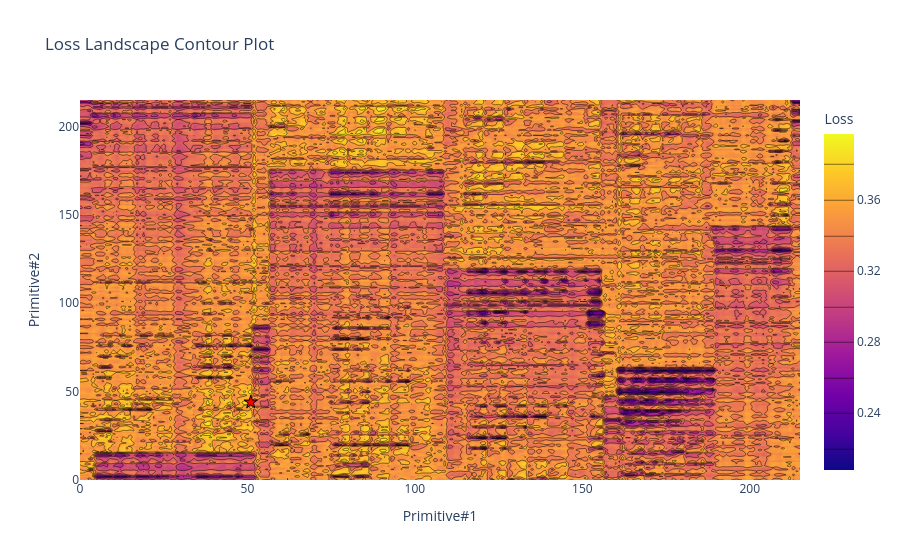

The notebook cell this image was saved under:
### Code cell
# Directory containing the tensors
loss_dir = path.join(RESULTS_DIR, 'loss_visualizer')

# List all tensor files in the directory
tensor_files = [f for f in os.listdir(loss_dir) if f.endswith('.pt')]

# Load and stack tensors
stacked_loss = torch.cat([torch.load(path.join(loss_dir, f), map_location=DEVICE) for f in sorted(tensor_files)], dim=0).cpu()

print("Stacked loss shape:", stacked_loss.shape)
plot_contour(stacked_loss)

### Figure 1 — Plotly figure (JSON) as saved in the notebook; plotly's stock layout.template omitted (floating-point values rounded to 4 significant figures; data arrays with more than 128 entries replaced by an {"elided": "..."} marker saying what was removed)
{"data": [{"colorbar": {"title": {"text": "Loss"}}, "contours": {"coloring": "heatmap"}, "line": {"smoothing": 0.85}, "type": "contour", "x": {"elided": "46656 int values"}, "y": {"elided": "46656 int values"}, "z": {"elided": "216x216 float values"}}, {"hoverinfo": "text", "hovertext": ["x: 51<br>y: 44<br>z: 0.40"], "marker": {"color": "red", "line": {"color": "black", "width": 1}, "size": 10, "symbol": "star"}, "mode": "markers", "showlegend": false, "type": "scatter", "x": [51], "y": [44]}], "layout": {"title": {"text": "Loss Landscape Contour Plot"}, "xaxis": {"title": {"text": "Primitive#1"}}, "yaxis": {"title": {"text": "Primitive#2"}}}}
